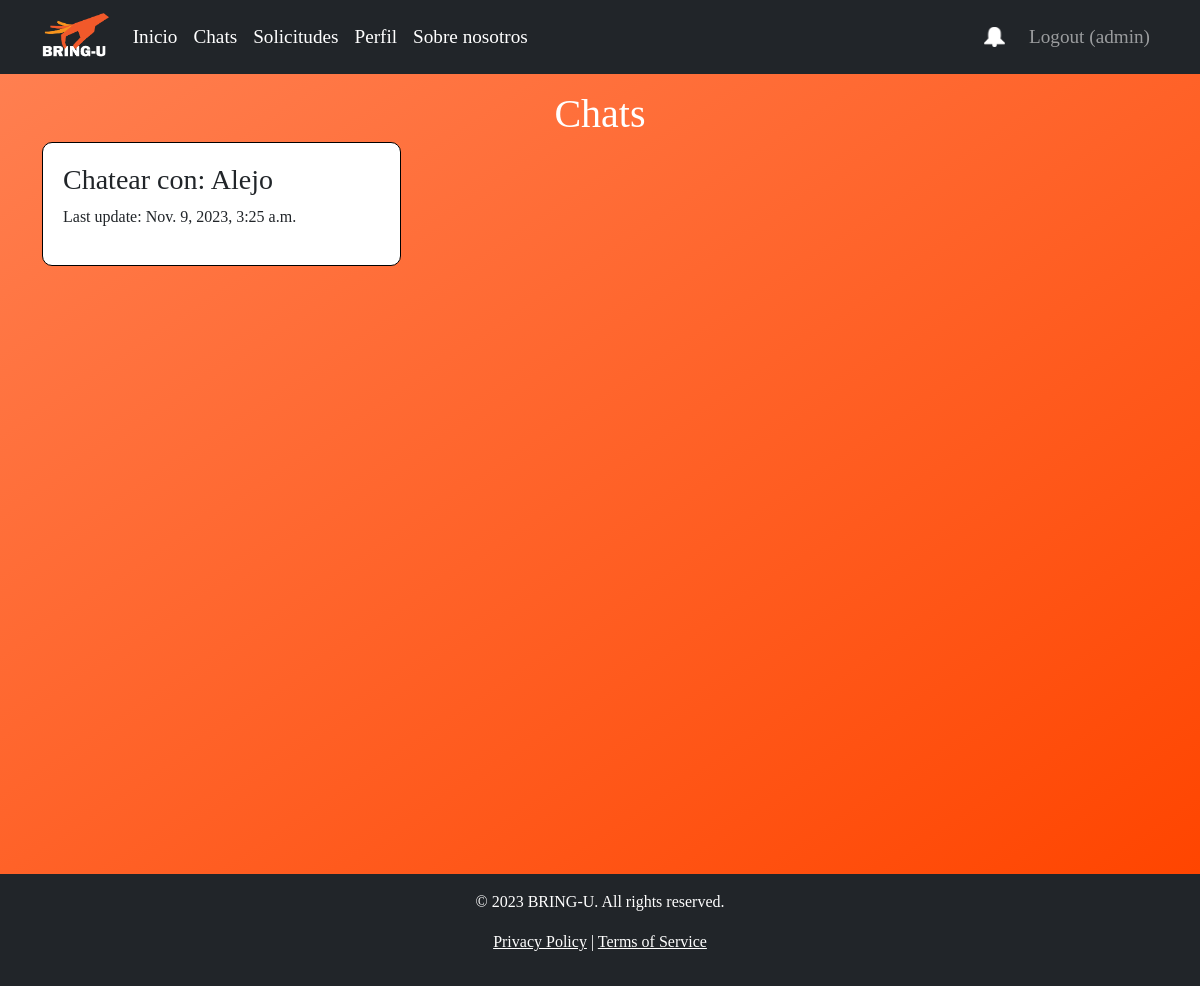
Page /chat/ (signed in) on the earlier database version.
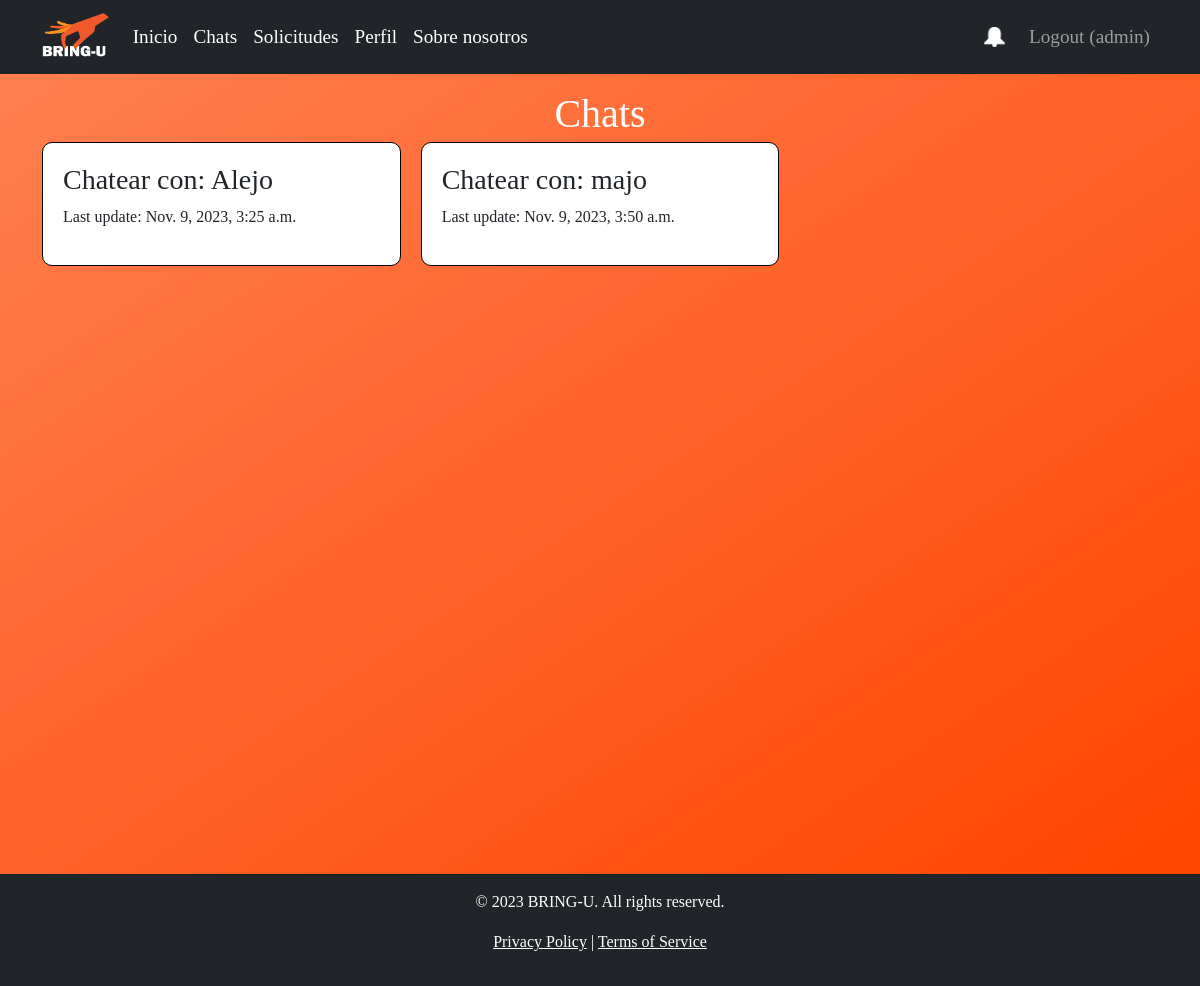
Same page on the later database version.
### chat/models.py (models this page shows)
class Chat(models.Model):
    id_chat = models.AutoField(primary_key=True)
    fk_id_delivery = models.ForeignKey(Delivery, on_delete=models.CASCADE)
    last_update = models.DateTimeField(auto_now=True)

### bring_u/models.py (models this page shows)
class Delivery(models.Model):
    id_delivery = models.AutoField(primary_key=True)
    fk_id_request = models.ForeignKey(Request, on_delete=models.CASCADE)
    fk_id_client = models.ForeignKey(UserProfile, on_delete=models.CASCADE, related_name='client_deliveries', default=None)
    fk_id_delivery_man = models.ForeignKey(UserProfile, on_delete=models.CASCADE, related_name='delivery_man_deliveries')
    time = models.TimeField(auto_now=True)
    finished = models.BooleanField(default=False)

### accounts/models.py (models this page shows)
class UserProfile(AbstractUser):
    id = models.AutoField(primary_key=True)
    is_service_prov = models.BooleanField(default=False)
    first_name = models.CharField(max_length=100)
    last_name = models.CharField(max_length=100)
    username = models.CharField(max_length=15, unique=True)
    tel = models.IntegerField(null=True)
    profile_pic = models.ImageField(upload_to=upload_to, blank=True, null=True, default='photoprofile.jpg')
    email = models.EmailField()
    def __str__(self):
        return self.username

### chat/views.py (the view)
# urls.py: path('', views.Chats, name='chats'),
@login_required
def Chats(request):
    user = request.user
    current_user = UserProfile.objects.get(username=user)
    chats = []
    if current_user:
        chats = Chat.objects.filter(
            Q(fk_id_delivery__fk_id_delivery_man=current_user) | Q(fk_id_delivery__fk_id_client=current_user)
        )
    context = {
        'chats':chats,
        'username': current_user
    }
    return render(request, 'chats.html', context)

### chat/templates/chats.html (shortened to what this page needs)
{% extends 'base.html' %}
{% load static %}
{% block head %}
<link rel="stylesheet" type="text/css" href="{% static 'css/chat/chats.css' %}">
{% endblock head %}
{% block content %}
<h1 class="chats-title text-center pt-3 text-white">Chats</h1>
<div class="container mt-1" id="main-container">
    <div class="row">
        <div class="col" id="chat-list">
            <ul id="container-chats">
                {% for chat in chats %}
                    <li class="open-chat" data-chat-id="{{ chat.id_chat }}">
                        <h3>Chatear con: {% if chat.fk_id_delivery.fk_id_delivery_man == username %}{{ chat.fk_id_delivery.fk_id_client }}{% else %}{{ chat.fk_id_delivery.fk_id_delivery_man }}{% endif %}</h3>
                        <p>Last update: {{ chat.last_update }}</p>
                    </li>
                {% endfor %}
            </ul>
        </div>
    </div>
</div>
{% endblock content %}

Differences in the rows shown:
added Chat: fk_id_delivery.fk_id_client "majo", last_update "Nov. 9, 2023, 3:50 a.m."
